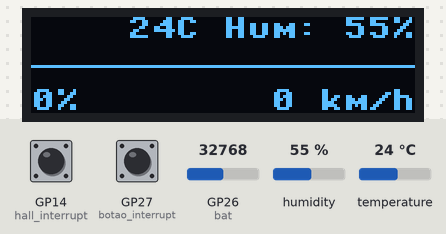
This program was run on a simulated Raspberry Pi Pico running MicroPython. On the bench: 128×32 one-colour display. Inputs (shaded band) come from the test bench; at power-on: GP27 (botao_interrupt) HIGH, humidity 55 %, GP26 (bat) = 32768, GP14 (hall_interrupt) HIGH, temperature 24 °C (analog values on the 0–65535 scale). Threads take turns every 2 ms; library files of the repository ran but are not shown: ssd1306.py.

Above: at 1.2 s.
1.3 s: GP27 (botao_interrupt) pulled LOW for 3 s
At 1.7 s:
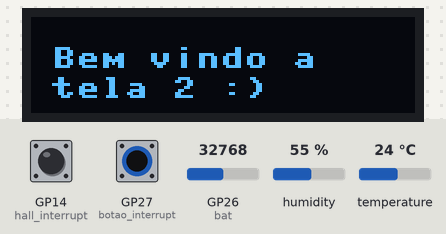
7.3 s: GP27 (botao_interrupt) pulled LOW for 3 s
At 8.6 s:
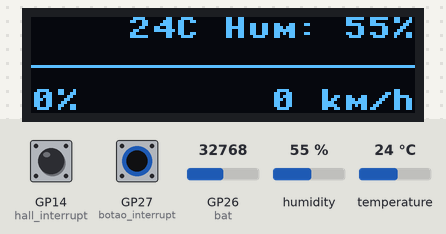
13.3 s: humidity set to 22 %
At 15.9 s:
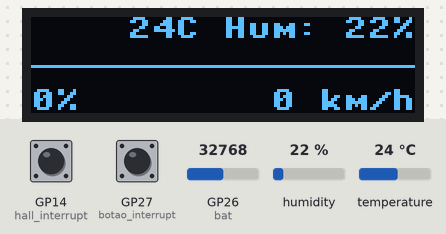
19.3 s: GP26 (bat) set to 53659
At 20.9 s:
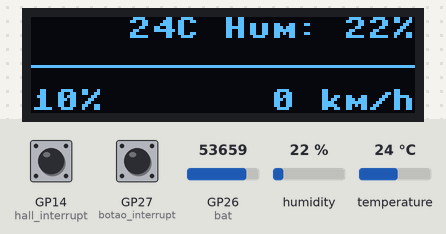
25.3 s: GP14 (hall_interrupt) pulled LOW for 3 s
At 28.7 s:
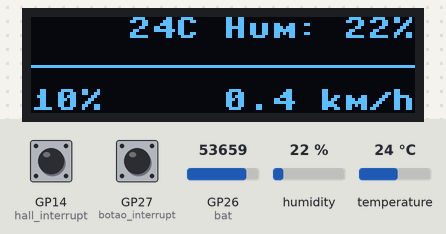
31.3 s: temperature set to 12 °C
At 32.7 s:
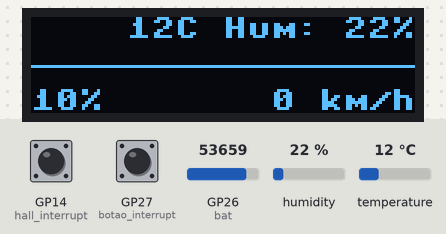
Timing chart, 0 to 34.3 s (numbered marks = the images above; inputs shaded):
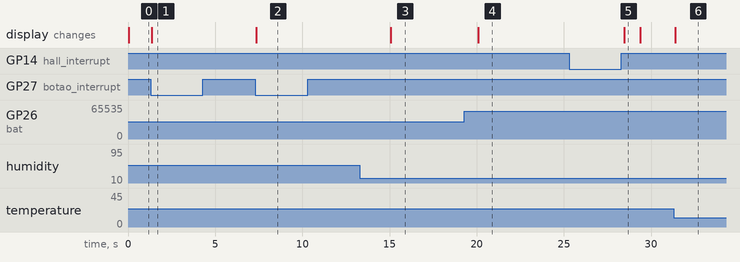

The program:

mainTimer.py
```python
# MicroPython v1.18 on 2022-01-17; Raspberry Pi Pico with RP2040
from utime import sleep_ms
from machine import Timer
import _thread

import displaylcd  as lcd
import sensordht11 as dht
import sensorhall  as hall
import bateria     as bat
import botao       as botao

# Variaveis Global
velocidade = 0

timer_principalNoVel = Timer()
timer_principalVel = Timer()
timer_thread_vel = Timer()


# THREAD velocidade
def thread_vel():
    global velocidade
    def velocidadeAtualizada(nada=None): # sem arg "nada" da warnings
        global velocidade
        velocidade = hall.calcular_velocidade()
    timer_thread_vel.init(mode=Timer.PERIODIC, period=90, callback=velocidadeAtualizada)
# Fim THREAD velocidade


# Funcoes
def tela_principalVel(nada=None): # sem arg "nada" da warnings
    global velocidade
    if(botao.tela):
        return None
    lcd.oled.fill_rect(40, 17, 128, 32, 0)
    lcd.buffer_vel(velocidade)
    lcd.oled.show()

def tela_principalNoVel(nada=None): # sem arg "nada" da warnings
    if(botao.tela):
        return None
    lcd.oled.fill_rect(0, 0, 128, 15, 0)
    lcd.oled.fill_rect(0, 17, 40, 32, 0)
    lcd.buffer_dht(dht.medirDHT11_t_h)
    lcd.buffer_bateria(bat.medir_bateria)
    lcd.oled.show()

def tela_secundaria():
    lcd.clear_display()
    lcd.oled.text("Bem vindo a", 7, 10)
    lcd.oled.text("tela 2 :)", 7, 20)
    lcd.refresh_display()

def iniciarExecucao():
    global timer_principalNoVel
    global timer_principalVel
    lcd.clear_display()
    lcd.buffer_linha_media()
    lcd.oled.show()

    tela_principalNoVel()
    tela_principalVel()

    _thread.start_new_thread(thread_vel, ()) # Thread exclusiva para calculo da velocidade

    timer_principalNoVel.init(mode=Timer.PERIODIC, period=5000, callback=tela_principalNoVel)
    timer_principalVel.init(mode=Timer.PERIODIC, period=200, callback=tela_principalVel)


def botao_apertado(nada=None):
    if(botao.tela):
        tela_secundaria()
    else:
        lcd.buffer_linha_media()
        tela_principalNoVel()
        tela_principalVel()


# Programa
iniciarExecucao()


# Executar no repl para finalizar a execucao, de fato
#
# timer_thread_vel.deinit()
# timer_principalNoVel.deinit()
# timer_principalVel.deinit()


# TODO:
# - Add botao (usar schedule() ou timer - https://docs.micropython.org/en/latest/reference/isr_rules.html );
# - Contemplar necessidade de um loop (os timers não param apesar de o programa ter "terminado");
# - Testar fluxo de execucao com timer (chama e vai embora ou fica ali?, importante para usar interrupts);
```

displaylcd.py
```python
from machine import Pin, SPI
from ssd1306 import SSD1306_SPI

from sensordht11 import medirDHT11_t_h
from sensorhall import calcular_velocidade


# Tamanho das letras no display.
XLETRA = 8
YLETRA = 8

XOLED = 128
YOLED = 32

# Pinos Display.

DC =   Pin(16)
CS =   Pin(17)
SCK =  Pin(18)

MOSI = Pin(19)
RST =  Pin(20)

# Config inicial display.
spi = SPI(0, mosi = MOSI, sck = SCK)
oled = SSD1306_SPI(XOLED, YOLED, spi, DC, RST, CS) # (WIDTH, HEIGHT, spi, dc,rst, cs)
# Estado inicial display.
oled.contrast(255)
oled.fill(0)
oled.show()


#Funcoes:

def clear_display():
    oled.fill(0)
    oled.show()

def refresh_display():
    oled.show()
    oled.fill(0)

def buffer_vel(medida_vel):
    texto = f"{medida_vel} km/h"
    xoffset = XOLED-len(texto)*XLETRA
    yoffset = YOLED-YLETRA
    oled.text(texto, xoffset, yoffset)

def buffer_dht(medirdht11):
    temp, hum = medirdht11()
    texto = f"{temp}C Hum: {hum}%"
    xoffset = XOLED-len(texto)*XLETRA
    yoffset = 0
    oled.text(texto, xoffset, yoffset)

def buffer_bateria(medir_bateria):
    xoffset = 0
    yoffset = YOLED-YLETRA
    oled.text(f"{medir_bateria()}%", xoffset, yoffset)


def buffer_linha_media():
    oled.hline(0, YOLED//2 , XOLED, 1)


# TESTE:
# def teste_lcd():
#     buffer_vel(calcular_velocidade)
#     buffer_dht(medirDHT11_t_h)
#     buffer_linha_media()
#     refresh_display()
# teste_lcd()

# def pisca_on():
#     oled.fill(1)
#     oled.show()
#
# def pisca_off():
#     oled.fill(0)
#     oled.show()
```

sensordht11.py
```python
from machine import Pin
# from utime import sleep_ms

from dht import DHT11


# Sensor DHT11 config
DHT11PIN = Pin(0, Pin.IN, Pin.PULL_UP)
sensor = DHT11(DHT11PIN)


# Funcoes
def medirDHT11_t_h():
    sensor.measure()
    return sensor.temperature(), sensor.humidity()


#  TESTE:
# def printarDHT11(sleep_time=2000):
#     sensor.measure()
#     print(f"Temperature: {sensor.temperature()}°C\nHumidity: {sensor.humidity()}%\n--------------\n")
#     sleep_ms(sleep_time)
# while True:
#     printarDHT11()
```

sensorhall.py
```python
from machine import Pin
from time import ticks_ms, ticks_diff


# Constantes
RAIORODA = 0.5
CIRCUNFERENCIA = 2 * 3.1415 * RAIORODA


# Init
tick_anterior = ticks_ms()

hall_interrupt = Pin(14,Pin.IN, Pin.PULL_UP)
hall = False
vel = 0


# Funcoes:
def hall_handler(Pin):
    global hall
    hall = True

def calcular_velocidade():
    global hall
    global vel
    global tick_anterior
    tempogiro = calcular_tempo_giro()
    if hall:
        hall = False
        tick_anterior = ticks_ms()
        vel = round((CIRCUNFERENCIA/tempogiro)*3600, 1)
        return 120 if vel > 120 else vel
    elif (tempogiro > 1000):
        vel = 0
        return 0
    else:
        return 120 if vel > 120 else vel

def calcular_tempo_giro():
    global tick_anterior
    tempo_giro = ticks_diff(ticks_ms(), tick_anterior)
    return tempo_giro

hall_interrupt.irq(trigger=Pin.IRQ_RISING, handler=hall_handler)
```

bateria.py
```python
from machine import Pin, ADC

bat = ADC(26)

# 9V = ~~ 2.948V = ~~ 59614
# 8V = ~~ 2.608V = ~~ 53004

# R1 = 1K  = ~~ 983 (junto com Vcc)
# R2 = 470 = ~~ 475 (junto com GND)

BATMAX = 59614               # 9V = ~~ 2.948V = ~~ 59614
BATOFFMIN = 53004            # 8V = ~~ 2.608V = ~~ 53004
BATDIFF = BATMAX - BATOFFMIN #                  ~~  6610

def medir_bateria():
    lvl = round( (bat.read_u16() - BATOFFMIN)/BATDIFF, 2)
    lvl = 0 if lvl < 0 else lvl
    lvl = 1 if lvl > 1 else lvl
    return int(lvl*100)

def teste_bateria():
    print(f"lvl {medir_bateria()}%")
    print(f"read {bat.read_u16()}")


# teste_bateria()
```

botao.py
```python
from machine import Pin, Timer
from micropython import schedule

import displaylcd as lcd


botao_interrupt=Pin(27,Pin.IN, Pin.PULL_UP)
tela = False
timer = Timer()


def handle_interrupt(Pin):
    from mainTimer import botao_apertado
    global tela
    if(not botao_interrupt.value()):
        tela = not tela
        schedule(botao_apertado,0)

def debounce(pin):
    timer.init(mode=Timer.ONE_SHOT, period=40, callback=handle_interrupt)

botao_interrupt.irq(trigger=Pin.IRQ_FALLING, handler=debounce)

# def teste():
#     if(botao):
#         lcd.pisca_on()
#         botao = False
#     else:
#         lcd.pisca_off()
# teste()
```

Measured:
- after the input at 1.3 s, the display: first changes after 0.07 s (image 1 shows a later state)
- after the input at 7.3 s, the display: first changes after 0.07 s (image 2 shows a later state)
- after the input at 13.3 s, the display: changes after 1.8 s (image 3)
- after the input at 19.3 s, the display: changes after 0.78 s (image 4)
- after the input at 25.3 s, the display: changes after 3.1 s (image 5)
- after the input at 31.3 s, the display: changes after 0.10 s (image 6)
- what the display in image 5 shows lasts 1.0 s, from 28.4 s to 29.4 s
